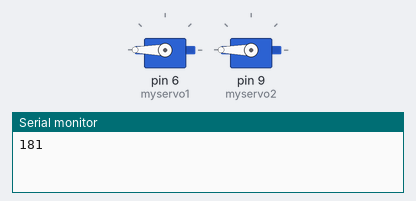
Bench run of a sketch on a simulated Arduino Uno, built with avr-gcc and run on an emulated ATmega328P. On the bench: 2 × servo, the last lines printed to the serial monitor.

Above: at 0.05 s.
At 2.25 s:
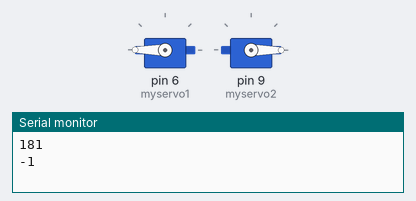
At 4.5 s:
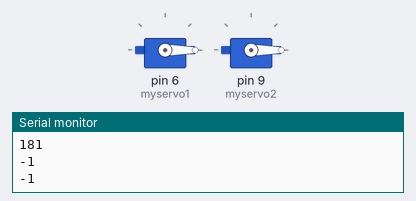
Timing chart, 0 to 5.9 s (numbered marks = the images above):
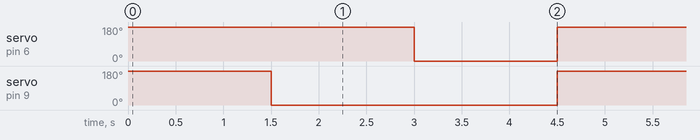

The sketch:

servomotor.ino
```cpp
#include <Servo.h>
Servo myservo1;
Servo myservo2;
int pos=0;

void setup()
{

  myservo1.attach(6);
  myservo2.attach(9);
  Serial.begin(9600);
}

void loop()
{
  for(pos=0;pos<=180;pos+=1);{
  myservo1.write(pos);
  myservo2.write(pos);
  Serial.println(pos);
  delay(1500);
}
{
  for(pos=180;pos>=0;pos-=1);{
  myservo2.write(pos);
  Serial.println(pos);
  delay(1500);
  }
}
for(pos=180;pos>=0;pos-=1);{
  myservo1.write(pos);
  Serial.println(pos);
  delay(1500);
}
}
```

Measured:
- by itself, servo on pin 6 (myservo1): alternates 180° for 3.0 s and 0° for 1.5 s
- by itself, servo on pin 9 (myservo2): alternates 180° for 1.5 s and 0° for 3.0 s
